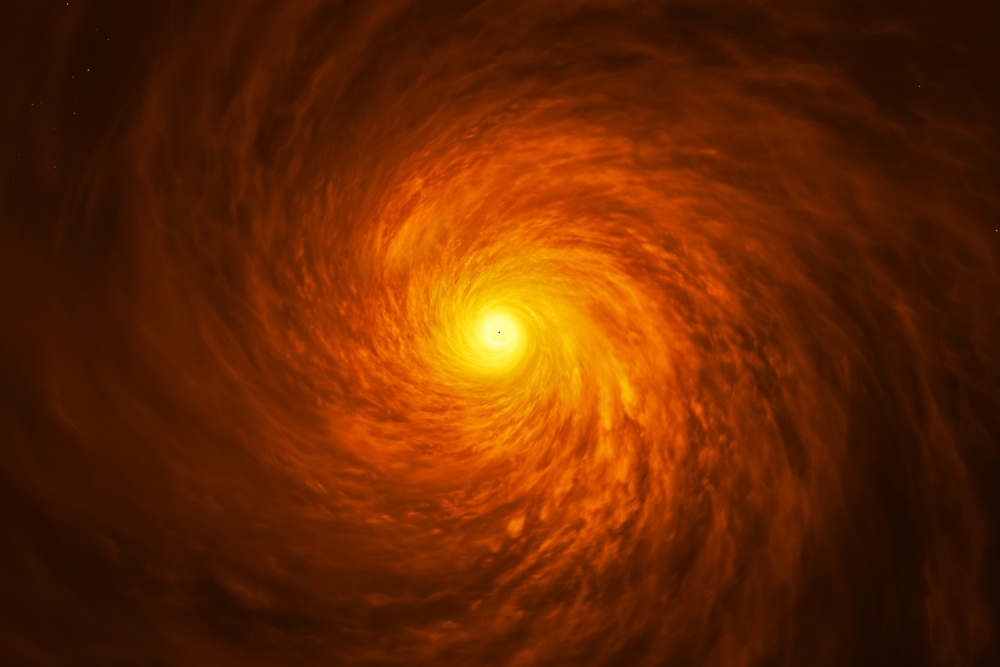
#> input picture project/src/pre_computation/images/heic1913b.jpg, 1000 x 667 px, shrunk from 3840 x 2560 before the run, found by its file name
$ python Disk_to_polar.py
#> lines starting #> are read from the running program, lines starting #| are printed output that depends on the picture
#Attempted code to unwrap an image of an accretion disc in cartesian coordinates such that the new image axes are the polar coordinates (Polar Unwrap)
#DON'T USE


import cv2  # used to load and show image
import numpy as np
from matplotlib import pyplot as plt


#Function to convert polar coordinates to cartesian, given a central point c
def convert(r, theta, c):
    x = r * np.cos(theta) + c[0]
    y = r * np.sin(theta) + c[1]
    return x, y


#Function to unwrap an image in polar coordinates
def polar_remap(image, point, radians, min_radius, max_radius, CCW, flip):

    # 1) meshgrid parameter 1: Create an array with intervals from 0 to 2PI spread out over the Circumference of
    # circle.
    # 2) meshgrid parameter 2: Create an array with intervals from starting radius to final radius.
    # 3) theta, r = np.meshgrid(y,x) meshgrid returns 2 grids of angles and radius.
    # 4) Unwrap clockwise or counter-clockwise - Change angle interval in meshgrid from 0, 2PI to 2PI, 0
    # 5) Flip unwrap by setting radius start=min_radius, stop=max_radius, step = 1 OR start=max_radius, stop=min_radius, step = -1

    if(CCW):
      theta = np.linspace(2 * np.pi, 0, radians)[None, :].astype('float32')
    else:
      theta = np.linspace(0, 2 * np.pi, radians)[None, :].astype('float32')

    if(flip):
      r = np.arange(start=min_radius, stop=max_radius, step=1, dtype=int)[:,None].astype('float32')
    else:
      r = np.arange(start=max_radius, stop=min_radius, step=-1, dtype=int)[:,None].astype('float32')

    # Create X and Y maps for remap function.
    x_map, y_map = convert(r, theta, point)

    dst = cv2.remap(image, x_map, y_map, cv2.INTER_LINEAR)

    return dst


img = cv2.imread('/Users/joel_mills/Documents/GR_in_VR/heic1913b.jpg', cv2.IMREAD_COLOR)  # read image from file
#> img is the input picture: shape (667, 1000, 3); mean B, G, R 1.2, 39, 101.2
colourised =cv2.cvtColor(img, cv2.COLOR_BGR2RGB)
pixels = np.array(colourised)


#specify parameters for unwrapping
Ny, Nx, RGB = img.shape
#> Ny = 667; Nx = 1000; RGB = 3
center = (Ny/2, Nx/2)
#> center = (333.5, 500)
outer_radius = min(center)
#> outer_radius = 333.5
inner_radius = 0.0
circumference = int(2 * outer_radius * np.pi)  # calculate circumference of circle from radius variable.
#> circumference = 2095


# polar unwrap function
polar = polar_remap(colourised, center, circumference, inner_radius, outer_radius, CCW = False, flip = False)
#> in polar_remap, `dst = cv2.remap(image, x_map, y_map, cv2.INTER_LINEAR)`:
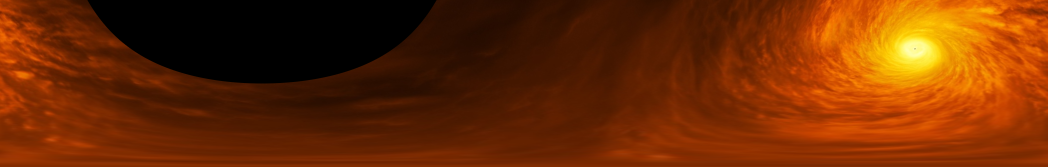
#> dst: shape (334, 2095, 3) (shown at 1/2 size); mean R, G, B 109.7, 43.1, 1.4


plt.imshow(polar)
plt.show()  # show unwrapped image in new window.

$ run again, with project/src/pre_computation/images/Mercator.jpg copied over project/src/pre_computation/images/heic1913b.jpg
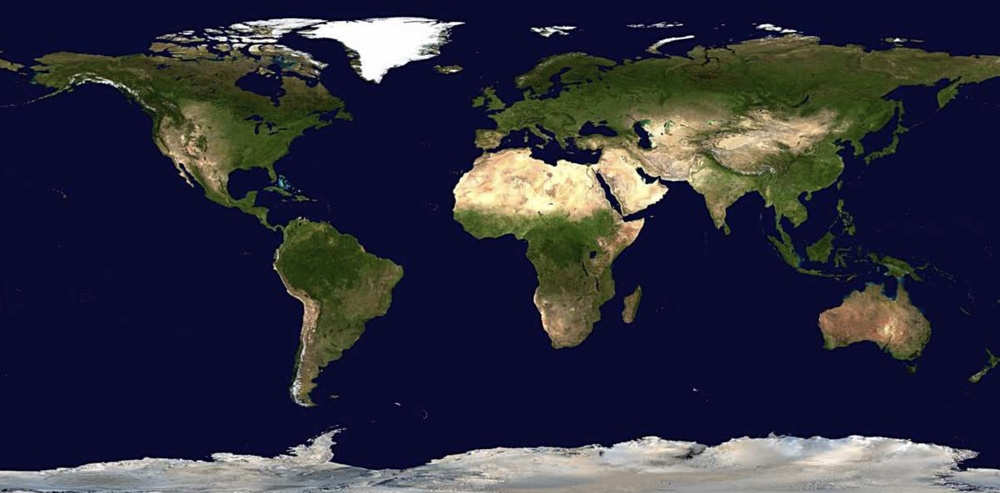
#> input picture project/src/pre_computation/images/Mercator.jpg, 1000 x 493 px, shrunk from 2378 x 1172 before the run, found by its file name
#> img is the input picture: shape (493, 1000, 3); mean B, G, R 61.5, 46.9, 46.8
#> in polar_remap, `dst = cv2.remap(image, x_map, y_map, cv2.INTER_LINEAR)`:
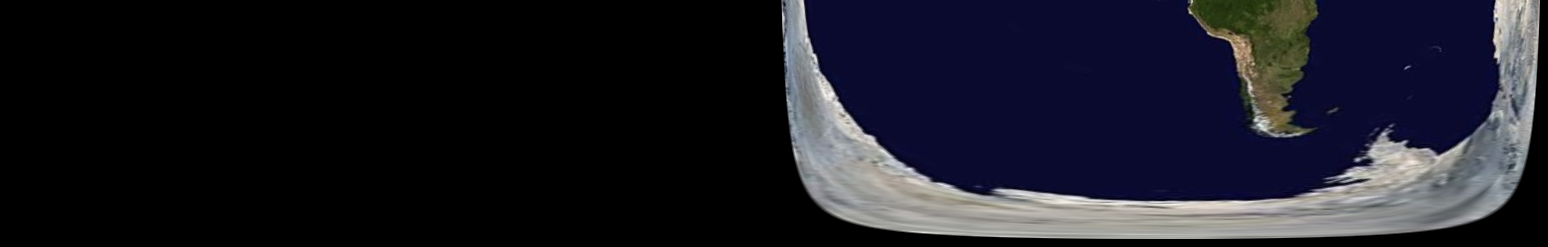
#> dst: shape (247, 1548, 3); mean R, G, B 26.5, 26.6, 35.9

$ run again, with project/src/pre_computation/images/smoky.jpg copied over project/src/pre_computation/images/heic1913b.jpg
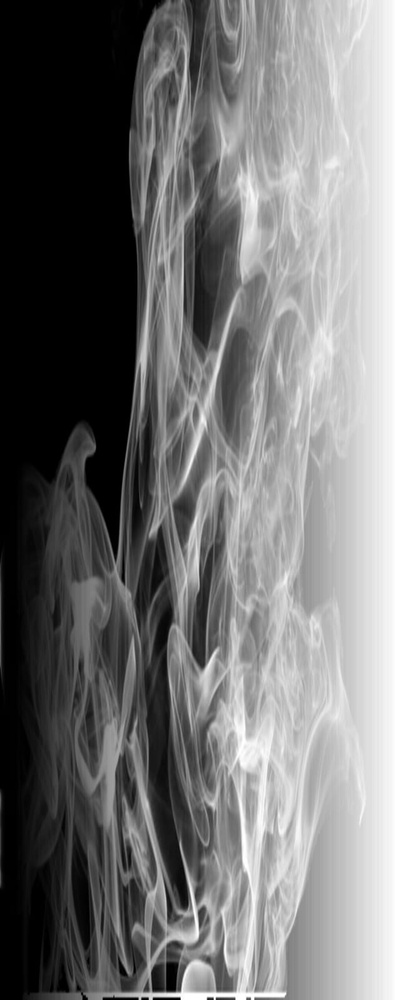
#> input picture project/src/pre_computation/images/smoky.jpg, 400 x 1000 px, shrunk from 640 x 1600 before the run, found by its file name
#> img is the input picture: shape (1000, 400, 3); min 0, max 255, mean 115.7
#> in polar_remap, `dst = cv2.remap(image, x_map, y_map, cv2.INTER_LINEAR)`:
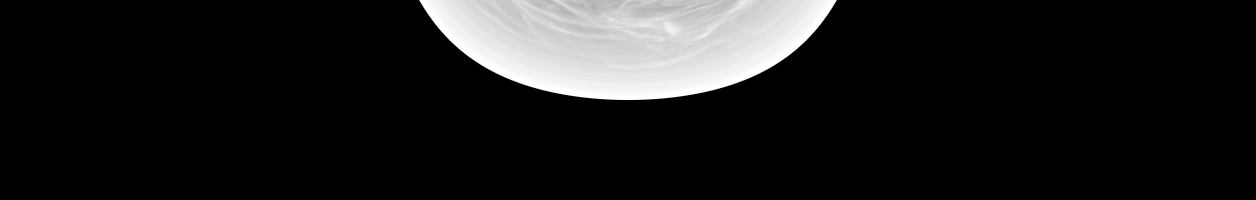
#> dst: shape (200, 1256, 3); min 0, max 255, mean 27.7
